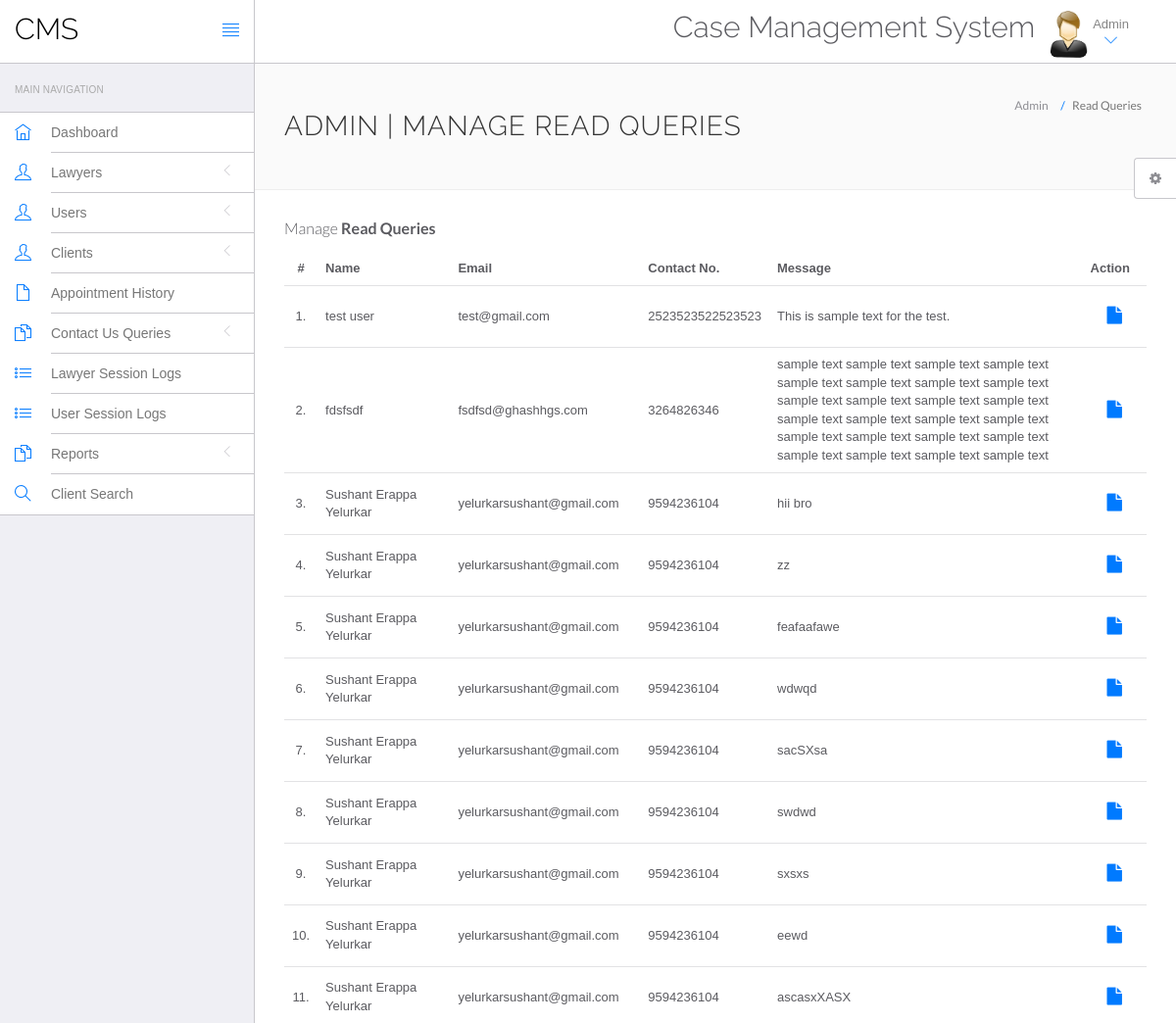
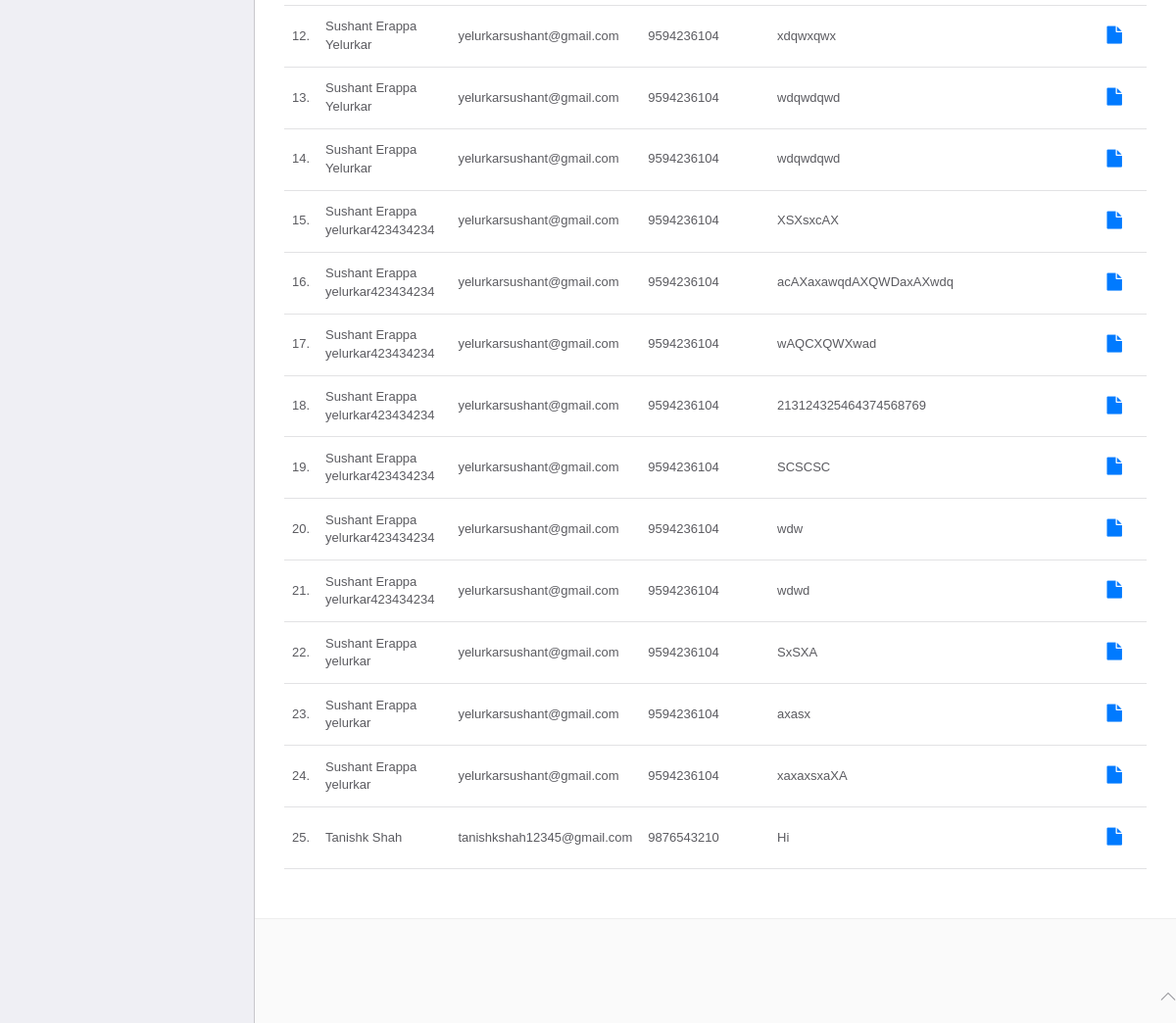
/hms/admin/read-query.php (signed in), run on the app's committed database (2 pictures, top to bottom).
### tables this page shows
CREATE TABLE `tblcontactus` (
  `id` int(11) NOT NULL,
  `fullname` varchar(255) DEFAULT NULL,
  `email` varchar(255) DEFAULT NULL,
  `contactno` bigint(12) DEFAULT NULL,
  `message` mediumtext DEFAULT NULL,
  `PostingDate` timestamp NULL DEFAULT current_timestamp(),
  `AdminRemark` mediumtext DEFAULT NULL,
  `LastupdationDate` timestamp NULL DEFAULT NULL ON UPDATE current_timestamp(),
  `IsRead` int(11) DEFAULT NULL
);

### hms/admin/read-query.php (the view, shortened to what this page needs)
<?php
include('include/config.php');
?>
<!DOCTYPE html>
<html lang="en">
	<head>
		<link rel="stylesheet" href="vendor/bootstrap/css/bootstrap.min.css">
		<link rel="stylesheet" href="vendor/fontawesome/css/font-awesome.min.css">
		<link rel="stylesheet" href="vendor/themify-icons/themify-icons.min.css">
		<link href="vendor/animate.css/animate.min.css" rel="stylesheet" media="screen">
		<link href="vendor/perfect-scrollbar/perfect-scrollbar.min.css" rel="stylesheet" media="screen">
		<link href="vendor/switchery/switchery.min.css" rel="stylesheet" media="screen">
		<link href="vendor/bootstrap-touchspin/jquery.bootstrap-touchspin.min.css" rel="stylesheet" media="screen">
		<link href="vendor/select2/select2.min.css" rel="stylesheet" media="screen">
		<link href="vendor/bootstrap-datepicker/bootstrap-datepicker3.standalone.min.css" rel="stylesheet" media="screen">
		<link href="vendor/bootstrap-timepicker/bootstrap-timepicker.min.css" rel="stylesheet" media="screen">
		<link rel="stylesheet" href="assets/css/styles.css">
		<link rel="stylesheet" href="assets/css/plugins.css">
		<link rel="stylesheet" href="assets/css/themes/theme-1.css" id="skin_color" />
	</head>
	<body>
		<div id="app">
<?php include('include/sidebar.php');?>
			<div class="app-content">
						<?php include('include/header.php');?>
				<div class="main-content" >
					<div class="wrap-content container" id="container">
						<section id="page-title">
							<div class="row">
								<div class="col-sm-8">
									<h1 class="mainTitle">Admin | Manage Read Queries</h1>
																	</div>
								<ol class="breadcrumb">
									<li>
										<span>Admin</span>
									</li>
									<li class="active">
										<span>Read Queries</span>
									</li>
								</ol>
							</div>
						</section>
						<div class="container-fluid container-fullw bg-white">
									<div class="row">
								<div class="col-md-12">
									<h5 class="over-title margin-bottom-15">Manage <span class="text-bold">Read Queries</span></h5>
									<table class="table table-hover" id="sample-table-1">
										<thead>
											<tr>
												<th class="center">#</th>
												<th>Name</th>
												<th class="hidden-xs">Email</th>
												<th>Contact No. </th>
												<th>Message </th>
												<th>Action</th>
											</tr>
										</thead>
										<tbody>
<?php
$sql=mysqli_query($con,"select * from tblcontactus where IsRead is not null");
$cnt=1;
while($row=mysqli_fetch_array($sql))
{
?>
											<tr>
												<td class="center"><?php echo $cnt;?>.</td>
												<td class="hidden-xs"><?php echo $row['fullname'];?></td>
												<td><?php echo $row['email'];?></td>
												<td><?php echo $row['contactno'];?></td>
												<td><?php echo $row['message'];?></td>
												<td >
												<div class="visible-md visible-lg hidden-sm hidden-xs">
							<a href="query-details.php?id=<?php echo $row['id'];?>" class="btn btn-transparent btn-lg" title="View Details"><i class="fa fa-file"></i></a>
												</div>
												</td>
											</tr>
											<?php
$cnt=$cnt+1;
											 }?>
										</tbody>
									</table>
								</div>
							</div>
								</div>
							</div>
						</div>
					</div>
				</div>
	<?php include('include/footer.php');?>
	<?php include('include/setting.php');?>
	</body>
</html>

### hms/admin/assets/css/themes/theme-1.css (style rules this page uses)
body { background: #FAFAFA; }

### data on the page
tblcontactus: fullname "test user", email "test@gmail.com", contactno "2523523522523523", message "This is sample text for the test."
tblcontactus: fullname "fdsfsdf", email "fsdfsd@ghashhgs.com", contactno "3264826346", message "sample text sample text sample text sample text sample text sample text sample text sample text sample text sample text sample text sample text sample text sample text sample text sample text sample text sample text sample text sample text sample text sample text sample text sample text"
tblcontactus: fullname "Sushant Erappa Yelurkar", email "yelurkarsushant@gmail.com", contactno "9594236104", message "hii bro"
tblcontactus: fullname "Sushant Erappa Yelurkar", email "yelurkarsushant@gmail.com", contactno "9594236104", message "zz"
tblcontactus: fullname "Sushant Erappa Yelurkar", email "yelurkarsushant@gmail.com", contactno "9594236104", message "feafaafawe"
tblcontactus: fullname "Sushant Erappa Yelurkar", email "yelurkarsushant@gmail.com", contactno "9594236104", message "wdwqd"
tblcontactus: fullname "Sushant Erappa Yelurkar", email "yelurkarsushant@gmail.com", contactno "9594236104", message "sacSXsa"
tblcontactus: fullname "Sushant Erappa Yelurkar", email "yelurkarsushant@gmail.com", contactno "9594236104", message "swdwd"
tblcontactus: fullname "Sushant Erappa Yelurkar", email "yelurkarsushant@gmail.com", contactno "9594236104", message "sxsxs"
tblcontactus: fullname "Sushant Erappa Yelurkar", email "yelurkarsushant@gmail.com", contactno "9594236104", message "eewd"
tblcontactus: fullname "Sushant Erappa Yelurkar", email "yelurkarsushant@gmail.com", contactno "9594236104", message "ascasxXASX"
tblcontactus: fullname "Sushant Erappa Yelurkar", email "yelurkarsushant@gmail.com", contactno "9594236104", message "xdqwxqwx"
tblcontactus: fullname "Sushant Erappa Yelurkar", email "yelurkarsushant@gmail.com", contactno "9594236104", message "wdqwdqwd"
tblcontactus: fullname "Sushant Erappa Yelurkar", email "yelurkarsushant@gmail.com", contactno "9594236104", message "wdqwdqwd"
tblcontactus: fullname "Sushant Erappa yelurkar423434234", email "yelurkarsushant@gmail.com", contactno "9594236104", message "XSXsxcAX"
tblcontactus: fullname "Sushant Erappa yelurkar423434234", email "yelurkarsushant@gmail.com", contactno "9594236104", message "acAXaxawqdAXQWDaxAXwdq"
tblcontactus: fullname "Sushant Erappa yelurkar423434234", email "yelurkarsushant@gmail.com", contactno "9594236104", message "wAQCXQWXwad"
tblcontactus: fullname "Sushant Erappa yelurkar423434234", email "yelurkarsushant@gmail.com", contactno "9594236104", message "213124325464374568769"
tblcontactus: fullname "Sushant Erappa yelurkar423434234", email "yelurkarsushant@gmail.com", contactno "9594236104", message "SCSCSC"
tblcontactus: fullname "Sushant Erappa yelurkar423434234", email "yelurkarsushant@gmail.com", contactno "9594236104", message "wdw"
tblcontactus: fullname "Sushant Erappa yelurkar423434234", email "yelurkarsushant@gmail.com", contactno "9594236104", message "wdwd"
tblcontactus: fullname "Sushant Erappa yelurkar", email "yelurkarsushant@gmail.com", contactno "9594236104", message "SxSXA"
tblcontactus: fullname "Sushant Erappa yelurkar", email "yelurkarsushant@gmail.com", contactno "9594236104", message "axasx"
tblcontactus: fullname "Sushant Erappa yelurkar", email "yelurkarsushant@gmail.com", contactno "9594236104", message "xaxaxsxaXA"
tblcontactus: fullname "Tanishk Shah", email "tanishkshah12345@gmail.com", contactno "9876543210", message "Hi"
